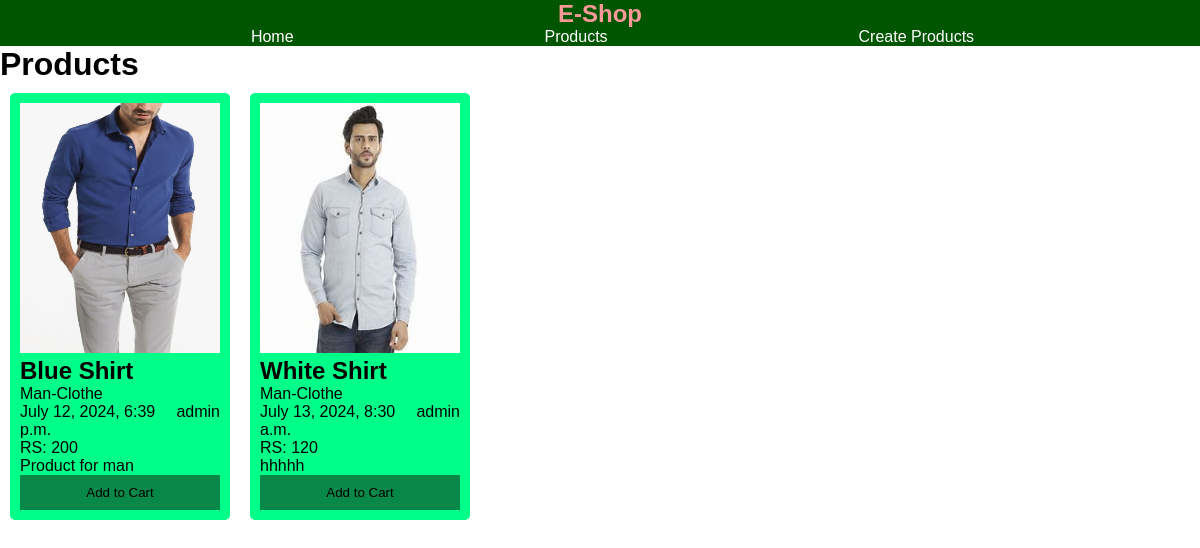
The app's page /pro with its own data.
### eapp/models.py (models this page shows, shortened)
class Product(models.Model):
    product_title = models.CharField(max_length=25)
    image = models.ImageField(upload_to='media/products/images/')
    category = models.ForeignKey(Category, on_delete=models.PROTECT)
    price = models.IntegerField()
    discription = models.TextField(max_length=400)
    added_by = models.ForeignKey(User, on_delete=models.PROTECT)
    created_at = models.DateTimeField(auto_now_add=True)
    updated_at = models.DateTimeField(auto_now=True)

class Category(models.Model):
    category_title = models.CharField(max_length=20)
    def __str__(self):
        return self.category_title

### eapp/views.py (the view)
# urls.py: path('pro',views.products_view,name='pro'),
def products_view(request):
    products = Product.objects.all()
    return render(request,'eapp/products.html',{'product':products})

### eapp/templates/eapp/products.html (shortened to what this page needs)
{% extends 'eapp/base.html' %}
{% block content %}
<h1>Products</h1>
{% for products in product %}
<div class="card-box">
    <img src="{{products.image.url}}" alt="Denim Jeans"class="card-img">
    <h2>{{products.product_title}}</h2>
    <p class="price">{{products.category}}</p>
    <p class="added_by">{{products.added_by}}</p>
    <p class="created_at">{{products.created_at}}</p>
    <p class="price">RS: {{products.price}}</p>
    <p>{{products.discription}}</p>
    <button id="add-card">Add to Cart</button>
</div>
{% endfor %}
{% endblock content %}

### eapp/templates/eapp/base.html (shortened to what this page needs)
<!DOCTYPE html>
{% load static %}
<html lang="en">
<head>
    <link rel="stylesheet" href="{% static 'eapp/css/styles.css' %}">
</head>
<body>
    <nav>
        <div><h1>E-Shop</h1></div>
        <div>
            <a href="{% url 'home' %}">Home</a>
            <a href="{% url 'pro' %}">Products</a>
            <a href="{% url 'category' %}">Create Products</a>
        </div>
    </nav>
    {% block content %}
    {% endblock content %}
</body>
</html>

### eapp/static/eapp/css/styles.css (style rules this page uses)
* { margin: 0px; padding: 0px; font-family: Arial, Helvetica, sans-serif; }
nav { width: 100%; background-color:#050 ; color: #f99; }
nav div a { color: #fff; text-decoration: none; margin-left: 25px; }
div { display: flex; justify-content: space-evenly; }
.card-box { width: 200px; display: block; padding: 10px; margin: 10px; border-radius: 5px; background-color: #0f8; float: left; }
#add-card { background-color: #1007; border: none; width:100%; padding: 10px 20px; }
.card-img { width:200px; height: 250px; }
.added_by { float: right; }

### records on screen
Product: image (picture), product_title "Blue Shirt", category "Man-Clothe", added_by "admin", created_at "July 12, 2024, 6:39 p.m.", price "200", discription "Product for man"
Product: image (picture), product_title "White Shirt", category "Man-Clothe", added_by "admin", created_at "July 13, 2024, 8:30 a.m.", price "120", discription "hhhhh"
